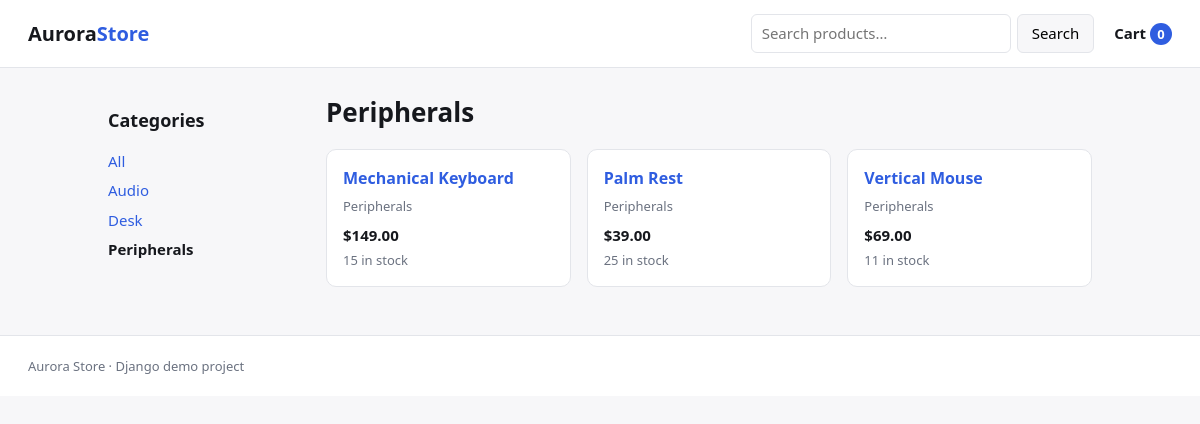
Page /category/peripherals/ on the committed database.
### catalog/models.py (models this page shows, shortened)
class Category(models.Model):
    name = models.CharField(max_length=100, unique=True)
    slug = models.SlugField(max_length=100, unique=True)
    class Meta:
        ordering = ["name"]
        verbose_name_plural = "categories"
    def get_absolute_url(self):
        return reverse("catalog:product_list_by_category", args=[self.slug])

class Product(models.Model):
    category = models.ForeignKey(
        Category, related_name="products", on_delete=models.PROTECT
    )
    name = models.CharField(max_length=200)
    slug = models.SlugField(max_length=200, unique=True)
    description = models.TextField(blank=True)
    price = models.DecimalField(max_digits=10, decimal_places=2)
    stock = models.PositiveIntegerField(default=0)
    is_active = models.BooleanField(default=True)
    created_at = models.DateTimeField(auto_now_add=True)
    updated_at = models.DateTimeField(auto_now=True)
    objects = ProductQuerySet.as_manager()
    class Meta:
        ordering = ["name"]
        indexes = [
            models.Index(fields=["is_active", "stock"]),
            models.Index(fields=["category", "name"]),
        ]
        constraints = [
            models.CheckConstraint(
                condition=models.Q(price__gte=Decimal("0.00")),
                name="product_price_non_negative",
            )
        ]
    def get_absolute_url(self):
        return reverse("catalog:product_detail", args=[self.slug])

### catalog/views.py (the view)
# urls.py: path("", views.product_list, name="product_list"),
def product_list(request, category_slug=None):
    category = None
    products = Product.objects.available().select_related("category")
    if category_slug:
        category = get_object_or_404(Category, slug=category_slug)
        products = products.filter(category=category)
    query = request.GET.get("q", "").strip()
    products = products.search(query)
    page = Paginator(products, settings.PRODUCTS_PER_PAGE).get_page(
        request.GET.get("page")
    )
    return render(
        request,
        "catalog/product_list.html",
        {
            "category": category,
            "categories": Category.objects.all(),
            "page_obj": page,
            "query": query,
        },
    )

### cart/cart.py (called while the page is built)
    def __len__(self):
        return sum(item["quantity"] for item in self.cart.values())

### cart/context_processors.py (called while the page is built)
def cart_summary(request):
    cart = Cart(request)
    return {"cart": cart, "cart_item_count": len(cart)}

### catalog/models.py (called while the page is built)
    def available(self):
        return self.filter(is_active=True, stock__gt=0)

    def search(self, term):
        if not term:
            return self
        return self.filter(
            models.Q(name__icontains=term) | models.Q(description__icontains=term)
        )

### templates/catalog/product_list.html (shortened to what this page needs)
{% extends "base.html" %}
{% block content %}
<div class="layout">
  <aside class="sidebar">
    <h2>Categories</h2>
    <ul class="cat-list">
      <li><a href="{% url 'catalog:product_list' %}" {% if not category %}class="active"{% endif %}>All</a></li>
      {% for c in categories %}
        <li><a href="{{ c.get_absolute_url }}" {% if category.slug == c.slug %}class="active"{% endif %}>{{ c.name }}</a></li>
      {% endfor %}
    </ul>
  </aside>
  <section class="content">
    <h1>{% if category %}{{ category.name }}{% else %}All products{% endif %}</h1>
    <div class="grid">
      {% for product in page_obj %}
        <article class="card">
          <h3><a href="{{ product.get_absolute_url }}">{{ product.name }}</a></h3>
          <p class="cat">{{ product.category.name }}</p>
          <p class="price">${{ product.price }}</p>
          <p class="stock">{{ product.stock }} in stock</p>
        </article>
      {% empty %}
        <p class="empty">No products matched.</p>
      {% endfor %}
    </div>
  </section>
</div>
{% endblock %}

### static/css/site.css (style rules this page uses)
:root { --bg: #f7f7f9; --panel: #ffffff; --ink: #16181d; --muted: #6b7280; --line: #e3e5ea; --accent: #2f5de0; --accent-ink: #ffffff; --danger: #b4232a; --ok: #10663f; }
* { box-sizing: border-box; }
body { margin: 0; background: var(--bg); color: var(--ink); font: 15px/1.55 system-ui, -apple-system, "Segoe UI", Roboto, sans-serif; }
a { color: var(--accent); text-decoration: none; }
h1 { font-size: 26px; margin: 0 0 16px; }
h2 { font-size: 18px; }
.layout { display: grid; grid-template-columns: 190px 1fr; gap: 28px; }
.cat-list { list-style: none; margin: 0; padding: 0; }
.cat-list li { margin-bottom: 6px; }
.cat-list a.active { font-weight: 700; color: var(--ink); }
.grid { display: grid; gap: 16px; grid-template-columns: repeat(auto-fill, minmax(210px, 1fr)); }
.card { background: var(--panel); border: 1px solid var(--line); border-radius: 10px; padding: 16px; }
.card h3 { margin: 0 0 6px; font-size: 16px; }
.card .cat { margin: 0; color: var(--muted); font-size: 13px; }
.price { font-weight: 700; margin: 8px 0 2px; }
.stock { color: var(--muted); font-size: 13px; margin: 0; }

### rows in the picture
Category: name "Audio"
Category: name "Desk"
Category: name "Peripherals"
Product: name "Mechanical Keyboard", category.name "Peripherals", price "149.00", stock "15"
Product: name "Palm Rest", category.name "Peripherals", price "39.00", stock "25"
Product: name "Vertical Mouse", category.name "Peripherals", price "69.00", stock "11"

### other values in the picture
{{ cart_item_count }} "0"
